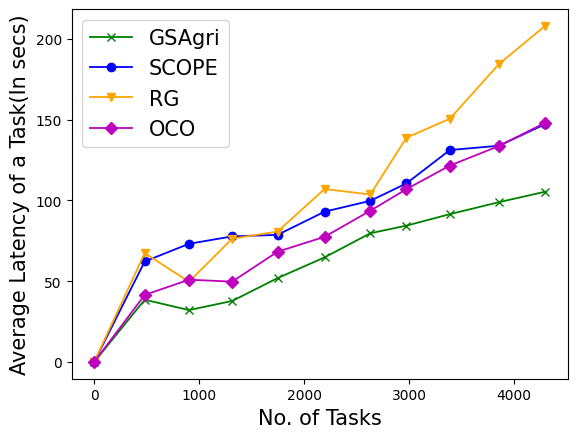

This chart was generated by the following Python code:
import matplotlib.pyplot as plt

x_axis = [0, 264, 481, 695, 903, 1093, 1314, 1550, 1746, 1967, 2194]
x_axis = [0, 481, 903, 1314, 1746, 2194, 2629, 2973, 3387, 3855, 4294]
y_axis_GSAgri = [0, 38.522, 32.096, 37.743, 51.887, 64.735, 79.668, 84.380, 91.496, 98.921, 105.396]
y_axis_SCOPE = [0, 62.19, 73.160, 77.735, 78.681, 93.040, 99.75, 110.526, 131.202, 133.874, 147.23]
y_axis_RG = [0, 67.347, 49.68, 76.311, 80.726, 107.073, 103.673, 138.815, 150.602, 184.483, 208.057]
y_axis_OCO = [0, 41.496, 50.901, 49.730, 68.243, 77.46, 93.612, 106.972, 121.58, 133.723, 148.073]

plt.plot(x_axis, y_axis_GSAgri, marker='x', label='GSAgri', linewidth=1.3, color='green')
plt.plot(x_axis, y_axis_SCOPE, marker='o', label='SCOPE', linewidth=1.3, color='blue')
plt.plot(x_axis, y_axis_RG, marker='v', label='RG', linewidth=1.3, color='orange')
plt.plot(x_axis, y_axis_OCO, marker='D', label='OCO', linewidth=1.3, color='m')

#plt.title('Average Latency', fontsize = 15)

plt.ylabel('Average Latency of a Task(In secs)', fontsize = 15)
plt.xlabel('No. of Tasks', fontsize = 15)
plt.legend(loc='best', prop={'size': 15})
plt.savefig('task_latency.png', bbox_inches='tight')
plt.show()
